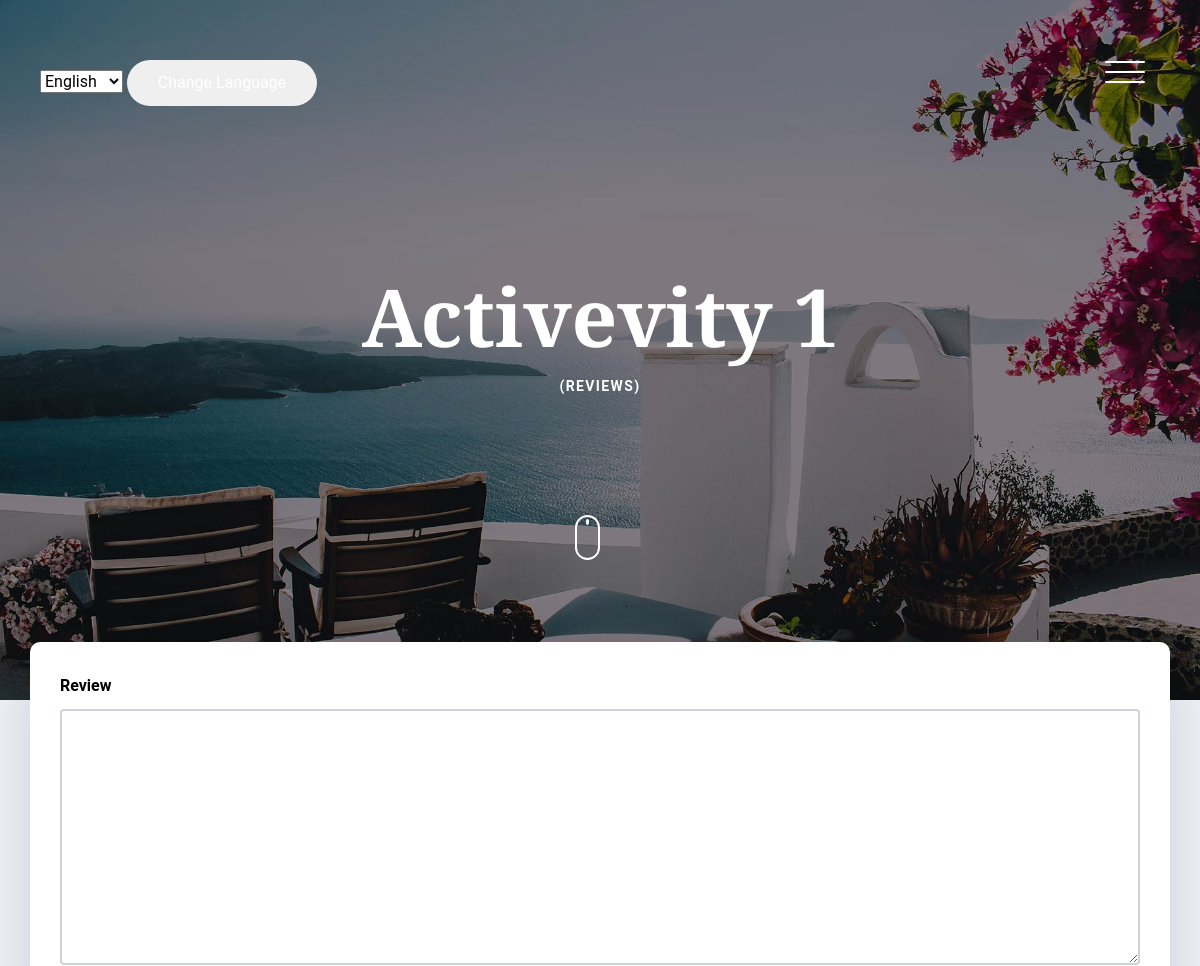
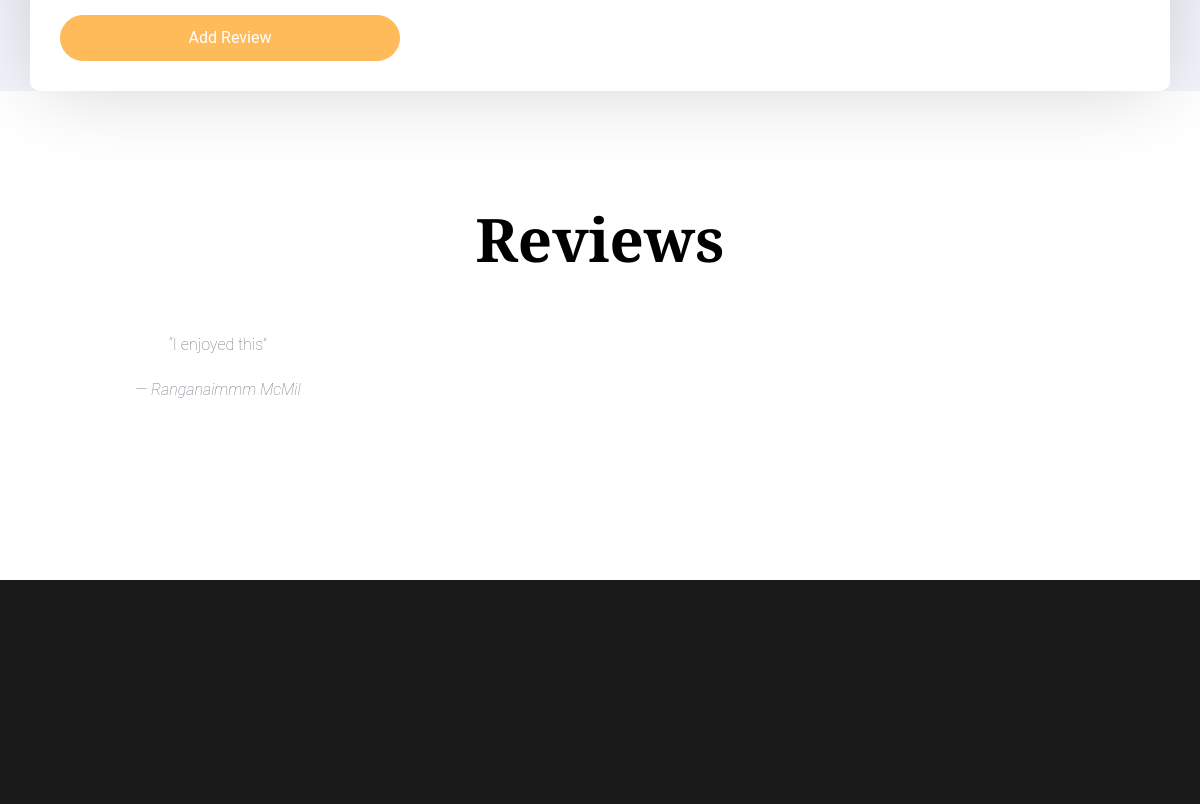
Screenshot of /activities/1/reviews/ with the database file from the repository (2 pictures, top to bottom).
### activities/models.py (models this page shows)
class Activity(models.Model):
  name = models.CharField(max_length=255, unique=True)
  destination = models.ForeignKey(Destination, on_delete=models.CASCADE)
  category = models.CharField(max_length=255)
  price = models.DecimalField(max_digits=10, decimal_places=2)
  image = models.ImageField(models.ImageField(upload_to='images/'))
  created_at = models.DateTimeField(auto_now_add=True)
  updated_at = models.DateTimeField(auto_now=True)

### reviews/models.py (models this page shows)
class BaseReview(models.Model):
    content = models.TextField()
    user = models.ForeignKey(User, on_delete=models.CASCADE, blank=True)
    created_at = models.DateTimeField(auto_now_add=True)
    class Meta:
        abstract = True  # Mark this as an abstract base class

class ActivityReview(BaseReview):
    activity = models.ForeignKey(Activity, on_delete=models.CASCADE, related_name="reviews")

### accounts/models.py (models this page shows, shortened)
class User(AbstractUser):
    username = None
    email = models.EmailField(_('email address'), unique=True)
    preferences = models.JSONField(blank=True, null=True)
    USERNAME_FIELD = 'email'
    REQUIRED_FIELDS = []
    objects = UserManager()  # Assign the custom manager

### activities/views.py (the view, shortened to what this page needs)
# urls.py: path('<int:pk>/reviews/', views.ActivityReviewListView.as_view(), name='activity_reviews'),
class ActivityReviewListView(FormView):
    model = Activity
    template_name = 'activities/activity_reviews.html'
    form_class = ActivityReviewForm
    activity = None
    def dispatch(self, request, pk, *args, **kwargs):
      self.request = request
      activity_pk = self.kwargs.get('pk')  # Get the pk from URL arguments
      self.activity = get_object_or_404(Activity, pk=activity_pk)
      return super().dispatch(request)
    def get_context_data(self, **kwargs):
      context = super().get_context_data(**kwargs)
      reviews = ActivityReview.objects.filter(activity=self.activity)
      context['reviews'] = reviews
      context['activity'] = self.activity  # Add the accommodation to context
      return context

### reviews/forms.py
class ActivityReviewForm(forms.ModelForm):
    def __init__(self, *args, **kwargs):
        super().__init__(*args, **kwargs)
        for field in self.fields.values():
            field.widget.attrs.update({'class': 'form-control'})
    class Meta:
        model = ActivityReview
        fields = ['content']

### activities/templates/activities/activity_reviews.html (shortened to what this page needs)
{% extends 'base.html' %}
{% load i18n %}
{% block content %}
<section class="site-hero inner-page overlay" style="background-image: url(/static/images/hero_4.jpg)"
    data-stellar-background-ratio="0.5">
    <div class="container">
        <div class="row site-hero-inner justify-content-center align-items-center">
            <div class="col-md-10 text-center" data-aos="fade">
                <h1 class="heading mb-3">{{ activity.name }}</h1>
                <ul class="custom-breadcrumbs mb-4">
                    <li>(Reviews)</li>
                </ul>
            </div>
        </div>
    </div>
    <a class="mouse smoothscroll" href="#next">
        <div class="mouse-icon">
            <span class="mouse-wheel"></span>
        </div>
    </a>
</section>
<section class="section bg-light pb-0">
    <div class="container">
        <div class="row check-availabilty" id="next">
            <div class="block-32" data-aos="fade-up" data-aos-offset="-200">
                <form action="#" method="post">
                    <div class="row">
                        <div class="col-md-12 mb-3 mb-lg-12 col-lg-12">
                            <label for="checkin_date" class="font-weight-bold text-black">{% trans "Review" %}</label>
                            <div class="field-icon-wrap">
                                {{form.content}}
                            </div>
                        </div>
                        <div class="col-md-4 col-lg-4 align-self-end">
                            <button class="btn btn-primary btn-block text-white">{% trans "Add Review" %}</button>
                        </div>
                    </div>
                </form>
            </div>
        </div>
    </div>
</section>
<section class="section testimonial-section">
    <div class="container">
        <div class="row justify-content-center text-center mb-5">
            <div class="col-md-7">
                <h2 class="heading" data-aos="fade-up">{% trans "Reviews" %}</h2>
            </div>
        </div>
        <div class="row">
            <div class="js-carousel-2 owl-carousel mb-5" data-aos="fade-up" data-aos-delay="200">
                {% for review in reviews %}
                <div class="testimonial text-center slider-item">
                    <blockquote>
                        <p>&ldquo;{{review.content}}&rdquo;</p>
                    </blockquote>
                    <p><em>&mdash; {{review.user.get_full_name}}</em></p>
                </div>
                {% endfor %}
            </div>
        </div>
    </div>
</section>
{% endblock %}

### static/css/style.css (style rules this page uses)
body { background: #fff; font-family: "Roboto", arial, sans-serif; font-weight: 200; font-size: 16px; line-height: 1.8; color: #6c757d; position: relative; }
a { -webkit-transition: .3s all ease; -o-transition: .3s all ease; transition: .3s all ease; text-decoration: none; }
h1, h2, h3, h4, h5 { color: #000; font-family: "Playfair Display", times, serif; }
.bg-light { background: #f2f4fb !important; }
.btn { padding-left: 30px; padding-right: 30px; padding-top: 10px; padding-bottom: 10px; border-radius: 50px; }
.btn, .form-control { outline: none; -webkit-box-shadow: none !important; box-shadow: none !important; }
.form-control { -webkit-box-shadow: none !important; box-shadow: none !important; height: 50px; border-width: 2px; }
textarea.form-control { height: inherit; }
.site-hero { background-size: cover; height: 100vh; min-height: 700px; width: 100%; position: relative; }
.site-hero .heading { font-family: "Playfair Display", times, serif; font-weight: bold; }
.site-hero.overlay:before { background: rgba(0, 0, 0, 0.45); content: ""; position: absolute; height: 100vh; min-height: 700px; top: 0; left: 0; bottom: 0; right: 0; }
.site-hero.inner-page { height: 50vh; min-height: 700px; }
.site-hero.inner-page.overlay:before { height: 50vh; min-height: 700px; }
.site-hero-inner { height: 100vh; min-height: 700px; }
.site-hero-inner .heading { font-size: 80px; font-family: "Playfair Display", times, serif; color: #fff; line-height: 1; font-weight: bold; }
.inner-page .site-hero-inner { height: 50vh; min-height: 700px; }
.section { padding: 7em 0; }
.heading-serif, .heading, .testimonial-section .heading, .slider-section .heading, .blog-post-entry .heading { font-size: 60px; font-family: "Playfair Display", times, serif; font-weight: 700; }
.testimonial blockquote { padding: 0; }
.owl-carousel.js-carousel-2 .slider-item { padding: 0 20px; text-align: center; }
.mouse { width: 100px; display: inline-block; position: absolute; left: 50%; bottom: 140px; z-index: 1; -webkit-transform: translateX(-25%); -ms-transform: translateX(-25%); transform: translateX(-25%); }
.mouse-icon { width: 25px; height: 45px; border: 2px solid white; border-radius: 15px; cursor: pointer; position: relative; text-align: center; }
.mouse-wheel { height: 6px; margin: 2px auto 0; display: block; width: 3px; background-color: white; border-radius: 50%; -webkit-animation: 1.6s ease infinite wheel-up-down; -moz-animation: 1.6s ease infinite wheel-up-down; animation: 1.6s ease infinite wheel-up-down; }
.field-icon-wrap { position: relative; }
.field-icon-wrap .form-control { position: relative; padding-right: 40px; -webkit-box-shadow: none !important; box-shadow: none !important; color: #a6a6a6; }
.block-32 { background: #fff; padding: 30px; -webkit-box-shadow: 0 2px 80px -10px rgba(0, 0, 0, 0.2); box-shadow: 0 2px 80px -10px rgba(0, 0, 0, 0.2); width: 100%; }
.block-32 .field-icon-wrap { position: relative; }
.block-32 .field-icon-wrap .form-control { position: relative; padding-right: 40px; -webkit-box-shadow: none !important; box-shadow: none !important; color: #a6a6a6; }
.text-black { color: #000 !important; }
.check-availabilty { margin-top: -170px; position: relative; }
.check-availabilty .block-32 { background: #fff; border-radius: 10px; }
.custom-breadcrumbs { list-style: none; padding: 0; margin: 0; }
.custom-breadcrumbs li { display: inline-block; color: #fff; margin: 0 4px; text-transform: uppercase; font-size: 14px; letter-spacing: .1em; font-weight: bold; }

### rows the page displays
Activity: name "Activevity 1"
ActivityReview: content "I enjoyed this", user.get_full_name "Ranganaimmm McMil"
